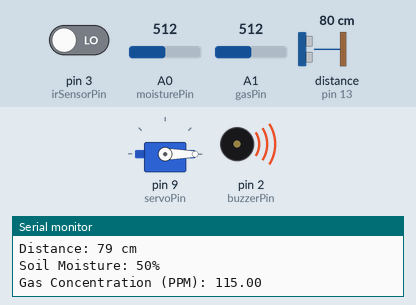
A sketch run on a simulated Arduino Uno, built with avr-gcc and run on an emulated ATmega328P. On the bench: servo, buzzer (waves = sounding, pin HIGH), the last lines printed to the serial monitor. Wiring (inferred from the names in the program): ultrasonic range finder: trigger pin 12; echo pin 13. Inputs (shaded band) come from the test bench; at power-on: pin 3 (irSensorPin) LOW, distance to the obstacle (sensor on pin 13) 80 cm, A0 (moisturePin) = 512, A1 (gasPin) = 512. The echo pulse lasts 58.3 µs per cm; pins used as bus, display or sensor lines are not drawn.

Above: at 1.8 s.
1.9 s: pin 3 (irSensorPin) driven HIGH
At 3.3 s:
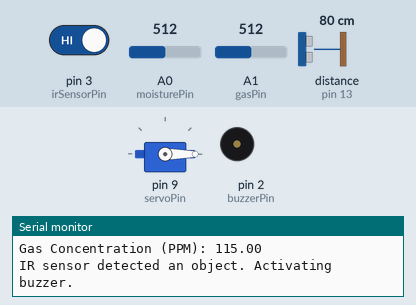
3.6 s: distance to the obstacle (sensor on pin 13) set to 12 cm
5.5 s: distance to the obstacle (sensor on pin 13) set to 9 cm
At 7.6 s:
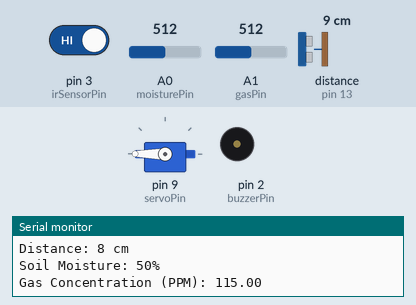
7.9 s: A0 (moisturePin) set to 538
At 9.9 s:
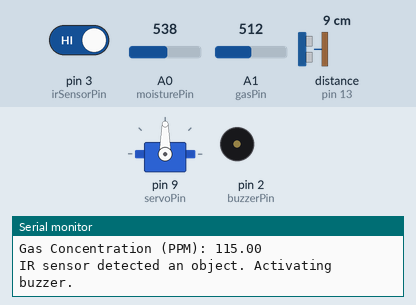
10.2 s: pin 3 (irSensorPin) driven LOW
At 11.7 s:
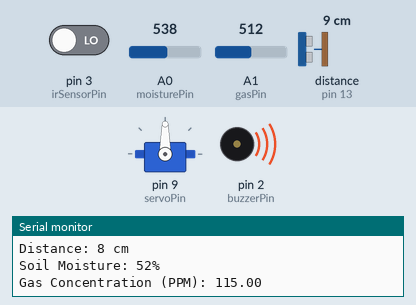
12.4 s: A0 (moisturePin) set to 511
At 13.8 s:
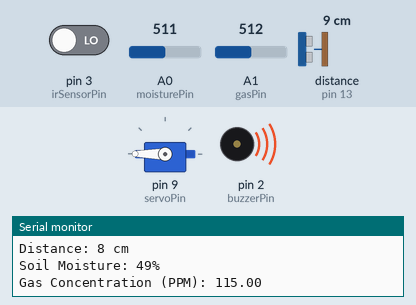
Timing chart, 0 to 15.4 s (numbered marks = the images above; inputs shaded):
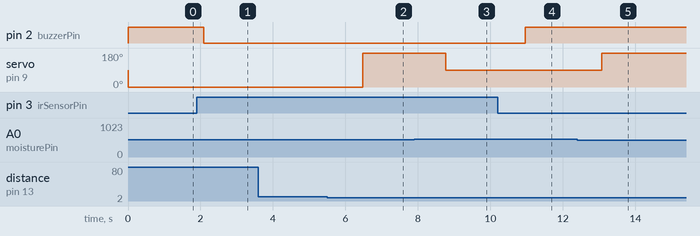

The sketch:

smartdb_withgas.ino
```cpp
#include <Servo.h>
#include <SoftwareSerial.h>

const int trigPin = 12;  // Ultrasonic sensor trigger pin
const int echoPin = 13; // Ultrasonic sensor echo pin
const int moisturePin = A0; // Analog pin for soil moisture sensor
const int gasPin = A1; // Analog pin for gas sensor
const int irSensorPin = 3; // Digital pin for IR sensor

const int buzzerPin = 2;  // Digital pin for the buzzer
const int servoPin = 9;   // Digital pin for the servo motor

Servo servo;

const float Vcc = 5.0;  // Voltage supplied to the sensors

SoftwareSerial bluetooth(4, 5); // RX, TX pins for Bluetooth communication

void setup() {
  Serial.begin(9600);  // Initialize serial communication
  bluetooth.begin(9600); // Initialize Bluetooth communication
  pinMode(trigPin, OUTPUT);
  pinMode(echoPin, INPUT);
  pinMode(buzzerPin, OUTPUT);
  pinMode(irSensorPin, INPUT);
  servo.attach(servoPin);
}

void loop() {
  // Ultrasonic Sensor
  long duration, distance;
  digitalWrite(trigPin, LOW);
  delayMicroseconds(2);
  digitalWrite(trigPin, HIGH);
  delayMicroseconds(10);
  digitalWrite(trigPin, LOW);
  duration = pulseIn(echoPin, HIGH);
  distance = (duration / 2) / 29.1;

  // Soil Moisture Sensor
  int moistureValue = analogRead(moisturePin);
  int moisturePercentage = map(moistureValue, 0, 1023, 0, 100);

  // Gas Sensor
  int gasValue = analogRead(gasPin);
  float voltage = gasValue * (Vcc / 1024.0);
  float ppm = (voltage - 0.2) * 50.0;

  // IR Sensor (Bin Full)
  int irSensorValue = digitalRead(irSensorPin);

  Serial.print("Distance: ");
  Serial.print(distance);
  Serial.println(" cm");

  Serial.print("Soil Moisture: ");
  Serial.print(moisturePercentage);
  Serial.println("%");

  Serial.print("Gas Concentration (PPM): ");
  Serial.println(ppm);

  // Check if IR sensor detects an object (bin is full)
  if (irSensorValue == HIGH) {
    Serial.println("IR sensor detected an object. Activating buzzer.");
    digitalWrite(buzzerPin, LOW);
    bluetooth.println("Bin is full. Please empty it.");
  } else {
    digitalWrite(buzzerPin, HIGH);
  }

  // Actions based on sensor readings
  if (distance < 10) {
    if (moisturePercentage > 50) {
      servo.write(90);
    } else {
      servo.write(180);
    }

    if (ppm > 60) {
      bluetooth.println("Gas concentration is high. Ventilate the area.");
    }
  } else {
    servo.write(0);
  }

  delay(1000);
}
```

Measured:
- the behaviour switches between 11 and 10 cm on distance to the obstacle (sensor on pin 13) (found by bisection; images 1 and 2)
- the behaviour switches between 521 and 522 on A0 (moisturePin) (found by bisection; images 2 and 3)
- after the input at 1.9 s, pin 2 (buzzerPin): HIGH → LOW after 0.18 s
- after the input at 5.5 s, servo on pin 9 (servoPin): 0° → 180° after 0.99 s
- after the input at 7.9 s, servo on pin 9 (servoPin): 180° → 90° after 0.87 s
- after the input at 10.2 s, pin 2 (buzzerPin): LOW → HIGH after 0.76 s
- after the input at 12.4 s, servo on pin 9 (servoPin): 90° → 180° after 0.68 s
